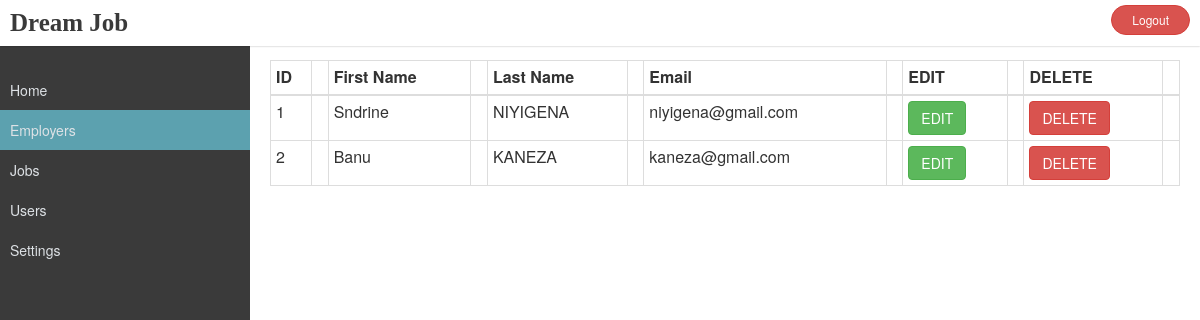
/employers.php (signed in), run on the app's committed database.
### tables this page shows
CREATE TABLE `recruiter` (
  `id` int(11) NOT NULL,
  `firstname` varchar(200) NOT NULL,
  `lastname` varchar(200) NOT NULL,
  `email` varchar(200) NOT NULL
);

### employers.php (the view, shortened to what this page needs)
<html>
<head>
  <link rel="stylesheet" href="../bootstrap/css/bootstrap.min.css">
</head>
<body>
    <div class="wrapper">
      <div class="header">
        <b class="title">Dream Job</b>
        <a href="../logout.php"><button class="right btn btn-sm btn-danger btn-curve logoutbtn">Logout</button></a>
      </div>
      <div class="sidebar">
        <div class="menu">
          <a href="home.php"><li>Home</li></a>
          <a href="employers.php" class="active"><li>Employers</li></a>
          <a href="jobs.php"><li>Jobs</li></a>
          <a href="user.php"><li>Users</li></a>
          <a href="settings.php"><li>Settings</li></a>
        </div>
      </div>
      <div class="body">
      <?php
        $conn= mysqli_connect ("localhost","root","","jobrecruitment");
        $query="SELECT * FROM recruiter";
        $query_run=mysqli_query($conn,$query);
        ?>
        <table class="table table-bordered table-hover table-condensed" style="100%">
          <thead>
            <tr>
              <th>ID<th>
              <th>First Name<th>
              <th>Last Name<th>
              <th>Email<th>
              <th>EDIT<th>
              <th>DELETE<th>
            </tr>
          </thead>
          <tbody>
          <?php
          if(mysqli_num_rows($query_run)>0)
          {
           while($row=mysqli_fetch_assoc($query_run))
           {
              ?>
            <tr>
              <td><?php echo$row['id']; ?><td>
              <td><?php echo$row['firstname']; ?><td>
              <td><?php echo$row['lastname']; ?><td>
              <td><?php echo$row['email']; ?><td>
              <td>
                <button type="submit" class="btn btn-success"> EDIT</button>
              <td>
              <td>
                <button type="submit" class="btn btn-danger"> DELETE</button>
              <td>
            </tr>
            <?php
           }
          }
          else{
            echo"no record found";
          }
          ?>
          </tbody>
        </table>
      </div>
    </div>
</body>
</html>

### employers.php (style rules this page uses)
body { width: 100%; margn: 0 }
.header { padding: 13px; position: fixed; width: 100%; z-index: 1; padding: 5px 10px; background-color: #ffffff; box-shadow: 0 0 2px rgb(0 0 0 / 30%); }
.title { color: #3a3a3a; font-size: 25px; float: left; font-family: Chiller; }
.right { float: right; }
.logoutbtn { padding-left: 20px; padding-right: 20px; }
.btn-curve { border-radius: 20px }
.sidebar { background-color: #3a3a3a; padding-top: 70px; height: 100%; width: 250px; position: fixed; }
.menu a { text-decoration: none; color: #dee2e6; display: block; padding: 10px; }
.active { background-color: #5ca1af; color: #f1f1f1; }
.menu a li { list-style: none; }
.body { margin-left: 250px; padding: 60px 20px; }

### data on the page
recruiter: id "1", firstname "Sndrine", lastname "NIYIGENA", email "niyigena@gmail.com"
recruiter: id "2", firstname "Banu", lastname "KANEZA", email "kaneza@gmail.com"
